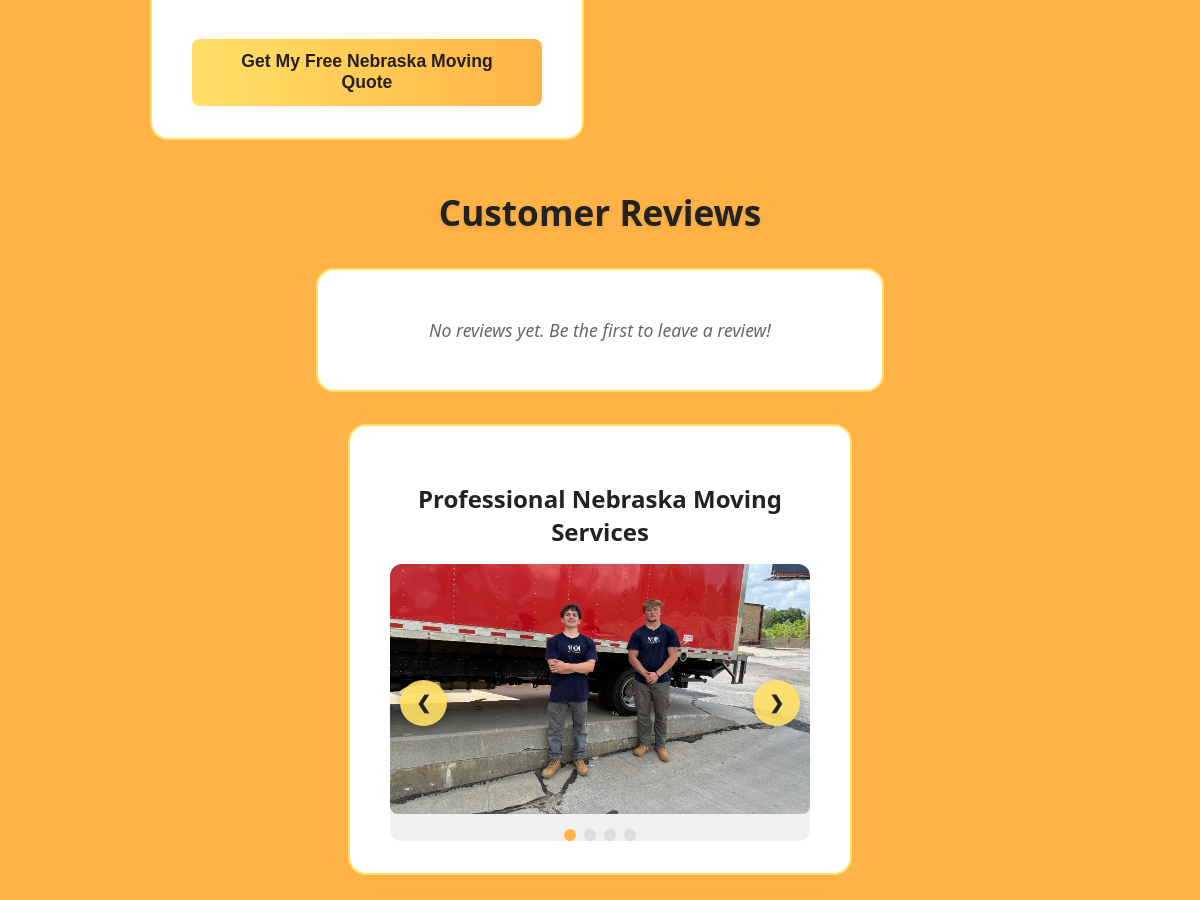
The app's page / (middle part), older data.
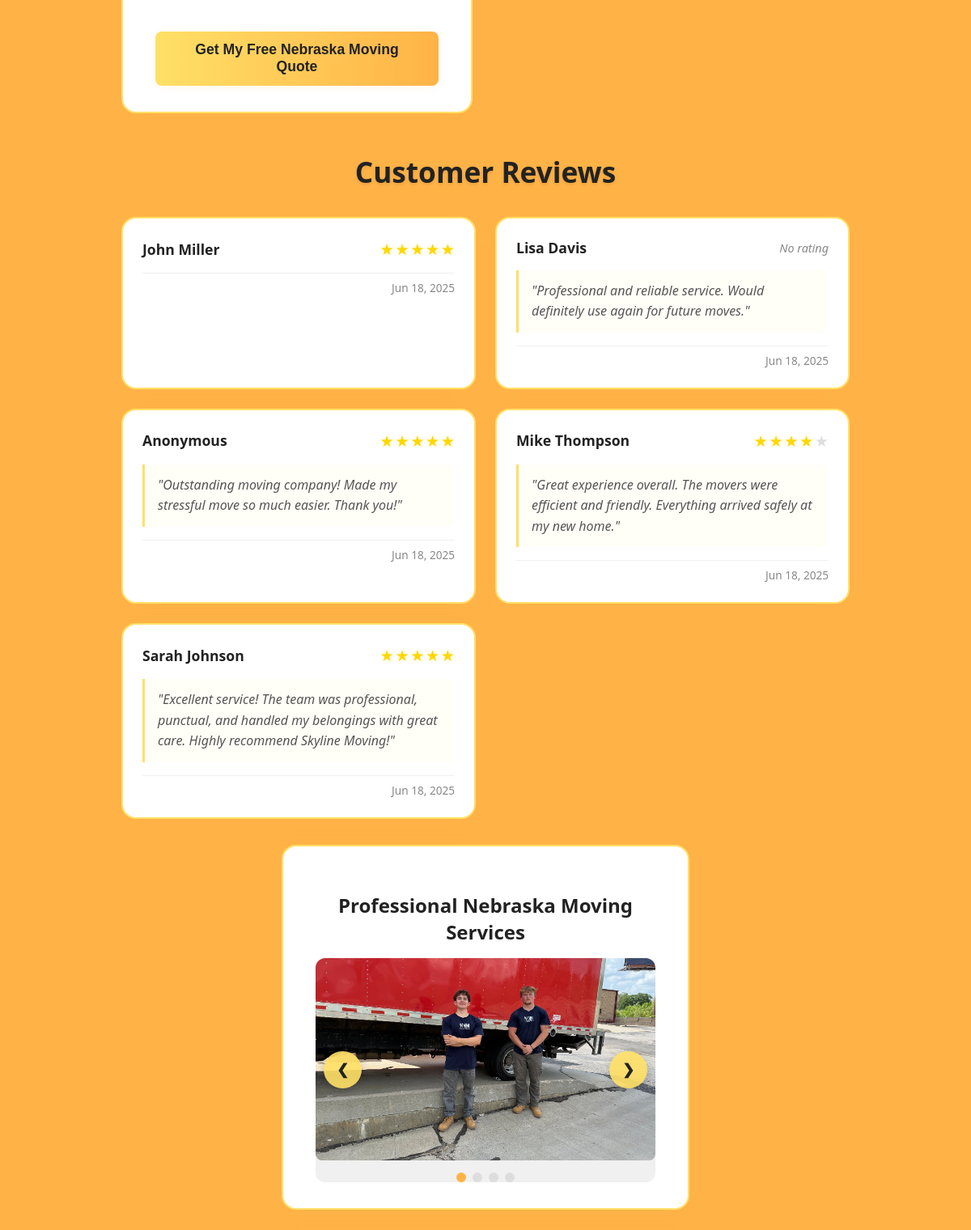
The same page, newer data.
### quotes/models.py (models this page shows, shortened)
class Review(models.Model):
    STAR_CHOICES = [
        ('1', '1 Star'),
        ('2', '2 Stars'),
        ('3', '3 Stars'),
        ('4', '4 Stars'),
        ('5', '5 Stars'),
        ('none', 'No Rating'),
    ]
    name = models.CharField(max_length=100, default='Anonymous')
    rating = models.CharField(max_length=4, choices=STAR_CHOICES, default='none')
    description = models.TextField(default='none')
    created_at = models.DateTimeField(default=timezone.now)
    class Meta:
        ordering = ['-created_at']  # Most recent first

### quotes/views.py (the view)
# urls.py: path('', views.quote_request, name='quote_request'),
def quote_request(request):
    success = False
    review_success = False
    if request.method == 'POST':
        if 'description' in request.POST or 'rating' in request.POST:
            review_form = ReviewForm(request.POST)
            if review_form.is_valid():
                Review.objects.create(
                    name=review_form.cleaned_data['name'],
                    rating=review_form.cleaned_data['rating'],
                    description=review_form.cleaned_data['description']
                )
                review_success = True
                review_form = ReviewForm()  # Reset form
            form = QuoteRequestForm()  # Keep quote form as is
        else:
            form = QuoteRequestForm(request.POST)
            if form.is_valid():
                subject = 'New Quote Request from Skyline Moving'
                message = (
                    f"First Name: {form.cleaned_data['first_name']}\n"
                    f"Last Name: {form.cleaned_data['last_name']}\n"
                    f"Email: {form.cleaned_data['email']}\n"
                    f"Phone: {form.cleaned_data['phone']}\n"
                    f"Job Description: {form.cleaned_data['job_description']}\n"
                )
                send_mail(
                    subject,
                    message,
                    'skyline.moving.gp@gmail.com',  # From email
                    ['skyline.moving.gp@gmail.com'],  # To email
                    fail_silently=False,
                )
                success = True
                form = QuoteRequestForm()  # Reset form
            review_form = ReviewForm()  # Keep review form as is
    else:
        form = QuoteRequestForm()
        review_form = ReviewForm()
    return render(request, 'quotes/quote_form.html', {
        'form': form,
        'review_form': review_form,
        'success': success,
        'review_success': review_success,
        'reviews': Review.objects.all()[:20]  # Show latest 20 reviews
    })

### quotes/templates/quotes/quote_form.html (shortened to what this page needs)
{% load static %}
<!DOCTYPE html>
<html lang="en">
<head>
    <link rel="stylesheet" href="{% static 'quotes/css/style.css' %}?v=23">
</head>
<body>
    <div class="quote-form-bg">
        <div class="forms-container">
            <div class="quote-form-container">
                <form method="post" itemscope itemtype="https://schema.org/ContactForm">
                    {{ form.as_p }}
                    <button type="submit" aria-label="Submit moving quote request">Get My Free Nebraska Moving Quote</button>
                </form>
            </div>
        </div>
        <div class="reviews-display-container">
            <h2>Customer Reviews</h2>
            {% if reviews %}
                <div class="reviews-grid">
                    {% for review in reviews %}
                        <div class="review-bubble">
                            <div class="review-header">
                                <div class="review-name">{{ review.name }}</div>
                                <div class="review-rating">
                                    {% if review.rating != 'none' %}
                                        {% for i in "12345" %}
                                            {% if forloop.counter <= review.rating|add:0 %}
                                                <span class="review-star filled">★</span>
                                            {% else %}
                                                <span class="review-star">★</span>
                                            {% endif %}
                                        {% endfor %}
                                    {% else %}
                                        <span class="no-rating">No rating</span>
                                    {% endif %}
                                </div>
                            </div>
                            {% if review.description != 'none' %}
                                <div class="review-description">
                                    "{{ review.description }}"
                                </div>
                            {% endif %}
                            <div class="review-date">
                                {{ review.created_at|date:"M d, Y" }}
                            </div>
                        </div>
                    {% endfor %}
                </div>
            {% else %}
                <div class="no-reviews">
                    <p>No reviews yet. Be the first to leave a review!</p>
                </div>
            {% endif %}
        </div>
        <div class="carousel-container">
            <h3>Professional Nebraska Moving Services</h3>
            <div class="carousel">
                <div class="carousel-inner">
                    <div class="carousel-item active">
                        <img src="{% static 'quotes/img/IMG_0507.jpg' %}" alt="Professional Moving Team - Skyline Moving Services">
                    </div>
                </div>
                <button class="carousel-btn prev-btn" onclick="changeSlide(-1)">&#10094;</button>
                <button class="carousel-btn next-btn" onclick="changeSlide(1)">&#10095;</button>
                <div class="carousel-indicators">
                    <span class="indicator active" onclick="currentSlide(1)"></span>
                    <span class="indicator" onclick="currentSlide(2)"></span>
                    <span class="indicator" onclick="currentSlide(3)"></span>
                    <span class="indicator" onclick="currentSlide(4)"></span>
                </div>
            </div>
        </div>
    </div>
</body>
</html>

### quotes/static/quotes/css/style.css (style rules this page uses)
body { background: #ffb347; color: #222; font-family: 'Segoe UI', Arial, sans-serif; margin: 0; padding: 0; }
.quote-form-bg { background: #ffb347; min-height: 100vh; padding-top: 0; margin: 0; }
.quote-form-container { background: #fff; flex: 1; max-width: 420px; padding: 2rem 2.5rem 2rem 2.5rem; border-radius: 18px; box-shadow: 0 4px 24px 0 rgba(255, 176, 71, 0.15); border: 2px solid #ffe066; transition: transform 0.3s ease, box-shadow 0.3s ease; }
button[type="submit"] { background: linear-gradient(90deg, #ffe066 0%, #ffb347 100%); color: #222; font-weight: bold; border: none; border-radius: 8px; padding: 0.8rem 2.5rem; font-size: 1.1rem; cursor: pointer; box-shadow: 0 2px 8px 0 rgba(255, 176, 71, 0.10); transition: background 0.2s, color 0.2s; }
.carousel-container { background: #fff !important; max-width: 420px; margin: 2rem auto; padding: 2rem 2.5rem; border-radius: 18px; box-shadow: 0 4px 24px 0 rgba(255, 176, 71, 0.15); border: 2px solid #ffe066; text-align: center; transition: transform 0.3s ease, box-shadow 0.3s ease; }
.carousel-container h3 { text-align: center; color: #222; margin-bottom: 1rem; font-size: 1.5rem; font-weight: bold; }
.carousel { position: relative; max-width: 100%; margin: 0 auto; overflow: hidden; border-radius: 12px; background: #f0f0f0; }
.carousel-inner { position: relative; width: 100%; height: 250px; overflow: hidden; }
.carousel-item { position: absolute !important; top: 0; left: 0; width: 100%; height: 100%; display: none !important; transition: opacity 0.5s ease-in-out; z-index: 1; }
.carousel-item.active { display: block !important; z-index: 2; }
.carousel-item img { width: 100%; height: 100%; object-fit: cover; border-radius: 8px; display: block; }
.carousel-btn { position: absolute; top: 50%; transform: translateY(-50%); background: rgba(255, 224, 102, 0.9); color: #222; border: none; padding: 12px 16px; font-size: 18px; font-weight: bold; cursor: pointer; border-radius: 50%; transition: background 0.3s, transform 0.2s; z-index: 10; box-shadow: 0 2px 8px rgba(0, 0, 0, 0.2); }
.prev-btn { left: 10px; }
.next-btn { right: 10px; }
.carousel-indicators { display: flex; justify-content: center; gap: 8px; margin-top: 15px; }
.indicator { width: 12px; height: 12px; background: #ddd; border-radius: 50%; cursor: pointer; transition: background 0.3s; }
.indicator.active { background: #ffb347; }
.forms-container { display: flex; gap: 2rem; max-width: 900px; margin: 2rem auto; padding: 0 1rem; justify-content: center; align-items: flex-start; }
.reviews-display-container { max-width: 900px; margin: 3rem auto 2rem auto; padding: 0 1rem; }
.reviews-display-container h2 { text-align: center; color: #222; font-size: 2.2rem; margin-bottom: 2rem; font-weight: bold; text-shadow: 0 2px 4px rgba(0,0,0,0.1); }
.reviews-grid { display: grid; grid-template-columns: repeat(auto-fit, minmax(300px, 1fr)); gap: 1.5rem; margin-bottom: 2rem; }
.review-bubble { background: #fff; padding: 1.5rem; border-radius: 18px; box-shadow: 0 4px 24px 0 rgba(255, 176, 71, 0.15); border: 2px solid #ffe066; transition: transform 0.3s ease, box-shadow 0.3s ease; position: relative; }
.review-header { display: flex; justify-content: space-between; align-items: center; margin-bottom: 1rem; flex-wrap: wrap; }
.review-name { font-weight: bold; color: #222; font-size: 1.1rem; }
.review-rating { display: flex; gap: 0.1rem; }
.review-star { color: #ddd; font-size: 1.2rem; }
.review-star.filled { color: #ffd700; text-shadow: 0 0 5px rgba(255, 215, 0, 0.3); }
.no-rating { color: #888; font-size: 0.9rem; font-style: italic; }
.review-description { color: #555; line-height: 1.6; margin-bottom: 1rem; font-style: italic; border-left: 3px solid #ffe066; padding-left: 1rem; background: rgba(255, 224, 102, 0.05); padding: 0.8rem 0.8rem 0.8rem 1rem; border-radius: 0 8px 8px 0; }
.review-date { color: #888; font-size: 0.85rem; text-align: right; margin-top: 0.5rem; border-top: 1px solid #f0f0f0; padding-top: 0.5rem; }

Row changes from the older to the newer data that the page shows:
added Review: name "John Miller", rating "5" (drawn), created_at "Jun 18, 2025"
added Review: name "Lisa Davis", rating "No rating", description "Professional and reliable service. Would definitely use again for future moves.", created_at "Jun 18, 2025"
added Review: name "Anonymous", rating "5" (drawn), description "Outstanding moving company! Made my stressful move so much easier. Thank you!", created_at "Jun 18, 2025"
added Review: name "Mike Thompson", rating "4" (drawn), description "Great experience overall. The movers were efficient and friendly. Everything arrived safely at my new home.", created_at "Jun 18, 2025"
added Review: name "Sarah Johnson", rating "5" (drawn), description "Excellent service! The team was professional, punctual, and handled my belongings with great care. Highly recommend Skyline Moving!", created_at "Jun 18, 2025"
Text that changed along with them:
text no longer shown: "No reviews yet. Be the first to leave a review!"
